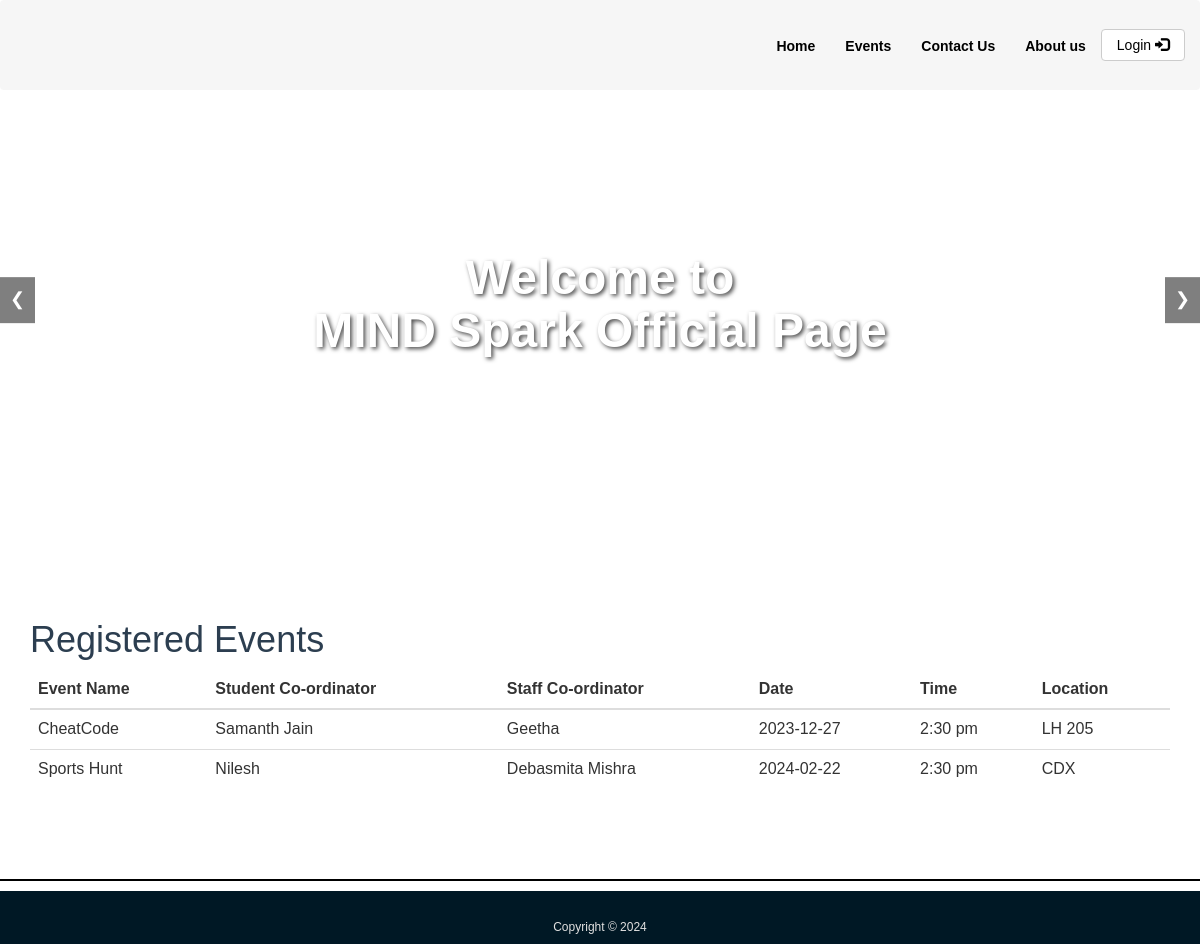
The app's page /RegisteredEvents.php?usn=1CR21CS116 with its own data.
### tables this page shows
CREATE TABLE `registered` (
  `rid` int(11) NOT NULL,
  `usn` varchar(20) DEFAULT NULL,
  `event_id` int(11) DEFAULT NULL,
  `name` varchar(100) DEFAULT NULL,
  `phone` varchar(12) DEFAULT NULL
);

CREATE TABLE `events` (
  `event_id` int(11) NOT NULL,
  `event_title` varchar(50) NOT NULL,
  `event_price` int(11) DEFAULT NULL,
  `participents` int(100) DEFAULT 0,
  `img_link` text DEFAULT NULL
);

CREATE TABLE `student_coordinator` (
  `sid` int(11) NOT NULL,
  `st_name` varchar(100) NOT NULL,
  `phone` varchar(10) DEFAULT NULL,
  `event_id` int(11) DEFAULT NULL,
  `address` varchar(100) DEFAULT NULL
);

CREATE TABLE `staff_coordinator` (
  `stid` int(11) NOT NULL,
  `name` varchar(100) NOT NULL,
  `phone` varchar(10) DEFAULT NULL,
  `event_id` int(11) DEFAULT NULL,
  `department` varchar(100) DEFAULT NULL
);

CREATE TABLE `event_info` (
  `event_id` int(10) NOT NULL,
  `Date` date DEFAULT NULL,
  `time` varchar(20) NOT NULL,
  `location` varchar(300) NOT NULL,
  `duration` varchar(20) NOT NULL
);

### RegisteredEvents.php (the view, shortened to what this page needs)
<?php
require_once 'utils/styles.php';
require_once 'utils/header.php';
include_once 'classes/db1.php';
$usn = isset($_GET['usn']) ? $_GET['usn'] : '';
$result = mysqli_query($conn, "SELECT * FROM registered r
    JOIN staff_coordinator s ON r.event_id = s.event_id
    JOIN event_info ef ON r.event_id = ef.event_id
    JOIN student_coordinator st ON r.event_id = st.event_id
    JOIN events e ON r.event_id = e.event_id
    WHERE r.usn = '$usn'");
?>
<div class="content">
    <div class="container">
        <h1>Registered Events</h1>
        <?php if (mysqli_num_rows($result) > 0): ?>
            <table id="eventsTable" class="table table-hover">
                <thead>
                    <tr>
                        <th>Event Name</th>
                        <th>Student Co-ordinator</th>
                        <th>Staff Co-ordinator</th>
                        <th>Date</th>
                        <th>Time</th>
                        <th>Location</th>
                    </tr>
                </thead>
                <tbody>
                    <?php while ($row = mysqli_fetch_array($result)): ?>
                        <tr>
                            <td><?php echo htmlspecialchars($row['event_title']); ?></td>
                            <td><?php echo htmlspecialchars($row['st_name']); ?></td>
                            <td><?php echo htmlspecialchars($row['name']); ?></td>
                            <td><?php echo htmlspecialchars($row['Date']); ?></td>
                            <td><?php echo htmlspecialchars($row['time']); ?></td>
                            <td><?php echo htmlspecialchars($row['location']); ?></td>
                        </tr>
                    <?php endwhile; ?>
                </tbody>
            </table>
        <?php else: ?>
            <p>Not Yet Registered for any events.</p>
        <?php endif; ?>
    </div>
</div>
<?php include 'utils/footer.php'; ?>

### css/style.css (style rules this page uses)
body { overflow-x: hidden; }
.content { font-family: Arial, Helvetica, sans-serif; color: #2C3E50; }

### utils/header.php (style rules this page uses)
body { font-family: Arial, sans-serif; margin: 0; padding: 0; }

### records on screen
registered: event.event_title "CheatCode", student_coordinator.st_name "Samanth Jain", staff_coordinator.name "Geetha", event_info.Date "2023-12-27", event_info.time "2:30 pm", event_info.location "LH 205"
registered: event.event_title "Sports Hunt", student_coordinator.st_name "Nilesh", staff_coordinator.name "Debasmita Mishra", event_info.Date "2024-02-22", event_info.time "2:30 pm", event_info.location "CDX"
